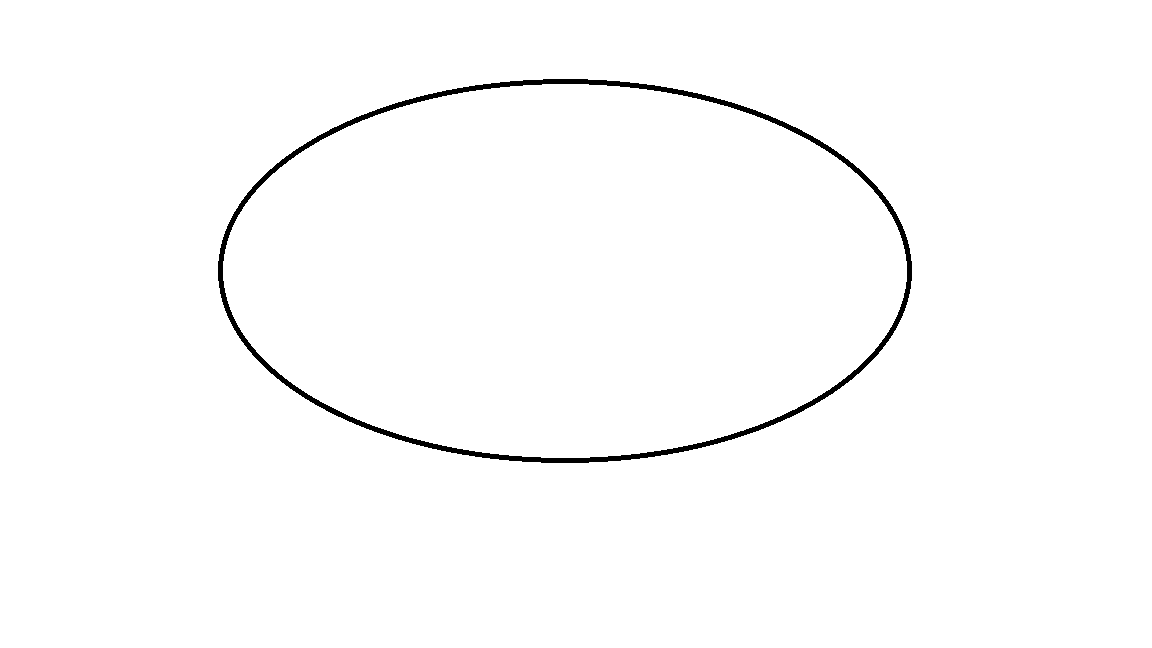
#> input picture Backend/ImageProcessing/trackImages/test.png, 1152 x 648 px; its folder holds only this picture in this run
$ python TrackProcessor.py -f ../../../Backend/ImageProcessing/trackImages/test.png
#> lines starting #> are read from the running program, lines starting #| are printed output that depends on the picture; after the words box and inside, x2 and y2 are one past the last pixel; in counts of white or black regions, pixels touching at a corner belong together
from pathlib import Path
import cv2 as cv
import numpy as np
import matplotlib.pyplot as plt
import json
import os
import argparse
import glob
import struct
from scipy import ndimage
from scipy.interpolate import interp1d, splprep, splev
from skimage.morphology import skeletonize

NUM_EDGE_POINTS = 4550  # Fixed number of points for each boundary


class TrackProcessor:
    def __init__(self):
        #initialize track values
        self.original_image = None
        self.processed_image = None
        self.track_mask = None
        self.track_boundaries = None
        self.centerline = None
        self.centerline_smoothed = None

    def resampleContour(self, contour, target_points=NUM_EDGE_POINTS):
        if len(contour) < 2:
            return contour.squeeze().tolist()

        contour = contour.squeeze()
        if contour.ndim != 2:
            contour = contour.reshape(-1, 2)

        x = contour[:, 0]
        y = contour[:, 1]
        dist = np.sqrt(np.diff(x)**2 + np.diff(y)**2)
        dist = np.concatenate([[0], np.cumsum(dist)])

        if dist[-1] == 0:
            return contour.tolist()

        interp_dist = np.linspace(0, dist[-1], target_points)
        interp_func_x = interp1d(dist, x, kind='linear')
        interp_func_y = interp1d(dist, y, kind='linear')
        x_interp = interp_func_x(interp_dist)
        y_interp = interp_func_y(interp_dist)

        return list(zip(map(float, x_interp), map(float, y_interp)))


    def loadImg(self, img_path):
        # Load and convert the image
        self.original_image = cv.imread(img_path)
        if self.original_image is None:
            raise ValueError(f"Could not load image from {img_path}")
        print(f"Image loaded successfully.")
        return self.original_image

    def processImg(self, img, show_debug=True):
        # Process the track for easier edge detection
        hsv = cv.cvtColor(img, cv.COLOR_BGR2HSV)

        # Find black track
        lower_black = np.array([0,0,0])
        upper_black = np.array([180,255,150])
        dark_mask = cv.inRange(hsv, lower_black, upper_black)

        # bilateral filter to reduce noise and preserve edges
        bi_lat_filter = cv.bilateralFilter(dark_mask, 10, 130, 75)

        # Matrix
        kernel = cv.getStructuringElement(cv.MORPH_ELLIPSE, (2,2))

        # Cleaning image using morphological operations which removes small noise and fills small holes
        opening = cv.morphologyEx(bi_lat_filter, cv.MORPH_OPEN, kernel, iterations=1)
        closing = cv.morphologyEx(opening, cv.MORPH_CLOSE, kernel, iterations=1)

        # Otsu's threshold selection to better define track
        _, thresh = cv.threshold(closing, 0, 255, cv.THRESH_BINARY + cv.THRESH_OTSU)

        if show_debug:
            #cv.imshow("dark_mask", dark_mask)
            #cv.imshow("Filtered", bi_lat_filter)
            #cv.imshow("cleaned", closing)
            cv.imshow("Otsu", thresh)

        self.processed_image = thresh
        self.track_mask = opening
        return {
            'processed_image': thresh,
            #'track_mask': dark_mask,
            #'greyscale': greyscale,
            #'filtered': bi_lat_filter,
            #'closing': closing,
            #'opening': opening
        }

    def detectBoundaries(self, img, show_debug=True):
        # Find track boundaries using color and edge detection
        cannyEdges = cv.Canny(img, 85, 170)

        contours, _ = cv.findContours(cannyEdges, cv.RETR_TREE, cv.CHAIN_APPROX_SIMPLE)

        if not contours or len(contours) < 3:
            print("Not enough contours found to detect boundaries")
            return None

        contours = sorted(contours, key=cv.contourArea, reverse=True)
        outer_boundary = contours[0]
        inner_boundary = contours[2]

        self.track_boundaries = {
            'outer': outer_boundary,
            'inner': inner_boundary
        }

        if show_debug:

            print("Number of contours found: " + str(len(contours)))
            print("Number of datapoints for outer boundary: ", str(len(outer_boundary)))
            print("Number of datapoints for inner boundary: ", str(len(inner_boundary)))

            contour_img = self.original_image.copy()
            cv.drawContours(contour_img, [outer_boundary], -1, (255,0,0), thickness=2)
            cv.drawContours(contour_img, [inner_boundary], -1, (0,0,255), thickness=2)
            #cv.drawContours(contour_img, outer_contours, -1, (0,255,0), thickness=1)
            #cv.drawContours(contour_img, outer_contours, -1, (0,255,255), thickness=1)
            cv.imshow("Contours", contour_img)

        return self.track_boundaries

    # [174 lines left out: functions extractCenterline, skeletonToPoints, orderPoints, smoothCenterline, visualizeCenterline, saveCenterlineToBin and 2 more, not called in this run]

    def saveProcessedImages(self, results, output_dir, base_filename):
        saved_files = []

        os.makedirs(output_dir, exist_ok=True)

        for name, image in results.items():
            if isinstance(image, np.ndarray) and image.ndim in [2, 3]:
                filename = f"{base_filename}_{name}.png"
                filepath = os.path.join(output_dir, filename)
                cv.imwrite(filepath, image)
                saved_files.append(filepath)
                print(f"Saved: {filepath}")

        if self.original_image is not None:
            original_path = os.path.join(output_dir, f"{base_filename}_original.png")
            cv.imwrite(original_path, self.original_image)
            saved_files.append(original_path)
            print(f"Saved: {original_path}")

        return saved_files

    # [80 lines left out: functions processImageForCSharp, process_track_for_csharp, not called in this run]

def processTrack(img_path, output_base_dir="processedTracks", show_debug=True, centerline_method='skeleton', extract_centerline=False):
    processor = TrackProcessor()
    base_filename = Path(img_path).stem
    output_dir = os.path.join(output_base_dir, base_filename)
    os.makedirs(output_dir, exist_ok=True)

    try:
        print(f"Loading Image: {img_path}")
        processor.loadImg(img_path)

        print(f"Processing Image: {base_filename}")
        results = processor.processImg(processor.original_image, show_debug)

        print("Generating boundaries...")
        boundaries = processor.detectBoundaries(results['processed_image'], show_debug)

        if boundaries:

            if extract_centerline:
                print(f"Extracting centerline using {centerline_method} method...")
                centerline_results = processor.extractCenterline(method=centerline_method, show_debug=show_debug)

                if centerline_results:
                    results.update(centerline_results)

                    centerline_bin_path = os.path.join(output_dir, f'{base_filename}_centerline.bin')
                    processor.saveCenterlineToBin(centerline_bin_path)
            else:
                print("Skipping centerline extraction")

            outer_resampled = processor.resampleContour(boundaries['outer'], NUM_EDGE_POINTS)
            inner_resampled = processor.resampleContour(boundaries['inner'], NUM_EDGE_POINTS)

            edge_data = {
                'outer_boundary': outer_resampled,
                'inner_boundary': inner_resampled
            }


            # Save binary edge coordinates
            edge_bin_path = os.path.join(output_dir, f'{base_filename}.bin')
            os.makedirs(output_dir, exist_ok=True)
            with open(edge_bin_path, 'wb') as f:
                for key in ['outer_boundary', 'inner_boundary']:
                    points = edge_data[key]
                    f.write(struct.pack('<I', len(points)))  # Write number of points
                    for x, y in points:
                        f.write(struct.pack('<ff', float(x), float(y)))  # Write each point as float32
            print(f"Edge coordinates saved to: {edge_bin_path}")

            # Draw edges visualization if debug is enabled
            if show_debug:
                centerline_img = None
                if extract_centerline and processor.centerline:
                    centerline_img = processor.visualizeCenterline()
                if centerline_img is not None:
                    results['centerline_visualization'] = centerline_img

                edge_viz_path = processor.drawEdgesFromBin(edge_bin_path)
                results['edge_visualization'] = cv.imread(edge_viz_path)

        saved_files = processor.saveProcessedImages(results, output_dir, base_filename)

        summary = {
            'original_image': img_path,
            'output_directory': output_dir,
            'processed_files': saved_files,
            'processing_successful': True,
            'centerline_extracted': extract_centerline and processor.centerline is not None,
            'centerline_points': len(processor.centerline) if processor.centerline else 0,

        }

        summary_path = os.path.join(output_dir, f"{base_filename}_summary.json")
        with open(summary_path, 'w') as f:
            json.dump(summary, f, indent=2)

        print(f"Processing complete. Files saved to: {output_dir}")

        if show_debug:
            cv.waitKey(0)
            cv.destroyAllWindows()

        return summary

    except Exception as e:
        print(f"Error processing track image {img_path}: {str(e)}")
        return None

# [22 lines left out: function processAllTracks, not called in this run]


def main():
    parser = argparse.ArgumentParser(description="Process racetrack images for ML algorithm")
    parser.add_argument('--input', '-i', default='trackImages', help='Input directory containing track images (Default: trackImages)')
    parser.add_argument('--output', '-o', default='processedTracks', help='Output base directory (Default: processedTracks)')
    parser.add_argument('--file', '-f', type=str, help='Process a single specific file instead of all files in the input directory')
    parser.add_argument('--debug', '-d', action='store_true', help='Show debug images during processing and generate edge visualization')
    parser.add_argument('--extract-centerline', '-e', action='store_true', help='Extract centerline data (disabled by default)')
    parser.add_argument('--centerline-method', '-c', choices=['skeleton', 'distance_transform', 'medial_axis'], default='skeleton', help='Method for centerline extraction (Default: skeleton)')

    args = parser.parse_args()

    os.makedirs(args.output, exist_ok=True)

    if args.file:
        if os.path.exists(args.file):
            result = processTrack(args.file, args.output, args.debug)
#> in loadImg, self.original_image is the input picture: shape (648, 1152, 3); 98.9% white; 1 black region, box (x1, y1, x2, y2) and area: (218, 79, 912, 463) 8572
#> in processImg, `bi_lat_filter = cv.bilateralFilter(dark_mask, 10, 130, 75)`:
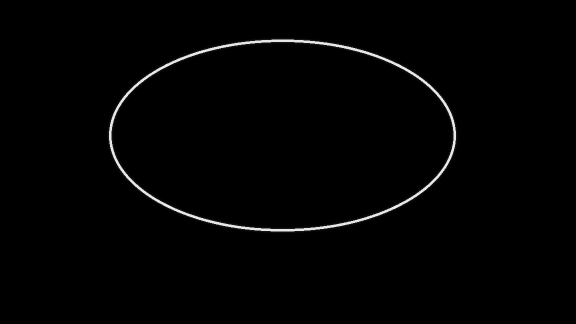
#> bi_lat_filter: shape (648, 1152) (shown at 1/2 size); min 0, max 237, mean 2.9
#> in processImg, `_, thresh = cv.threshold(closing, 0, 255, cv.THRESH_BINARY + cv.THRESH..`:
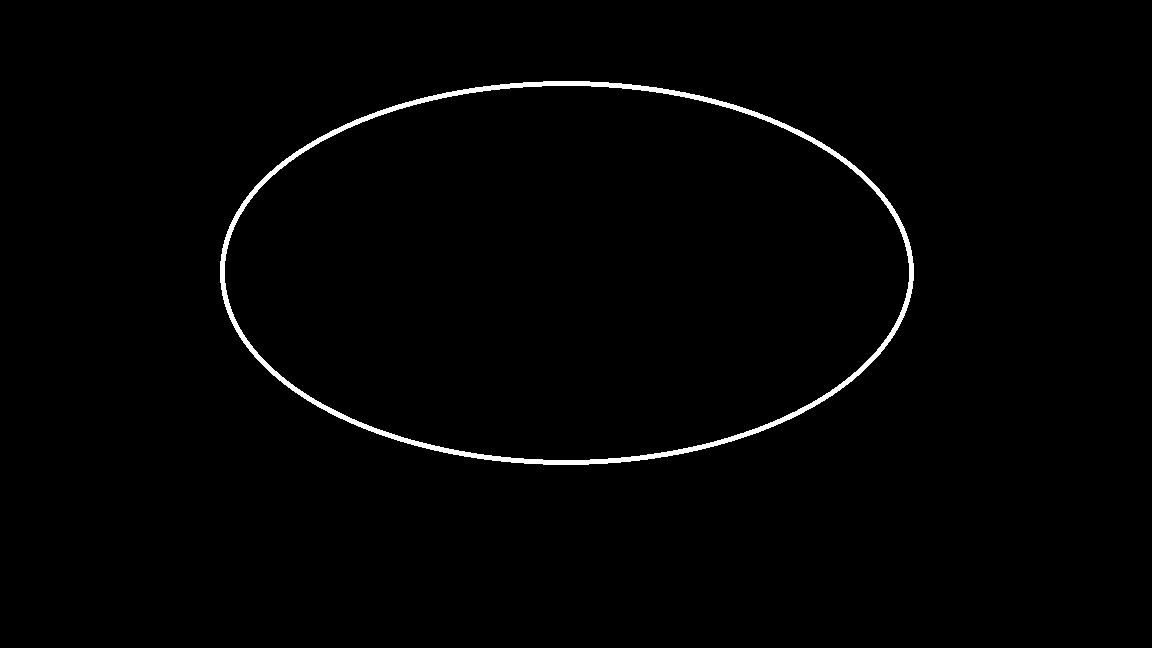
#> thresh: shape (648, 1152); 1.1% white; 1 white region, box (x1, y1, x2, y2) and area: (220, 81, 914, 465) 8572
#> in processTrack, `results = processor.processImg(processor.original_image, show_debug)`: results = 1 item
#> in detectBoundaries, `cannyEdges = cv.Canny(img, 85, 170)`:
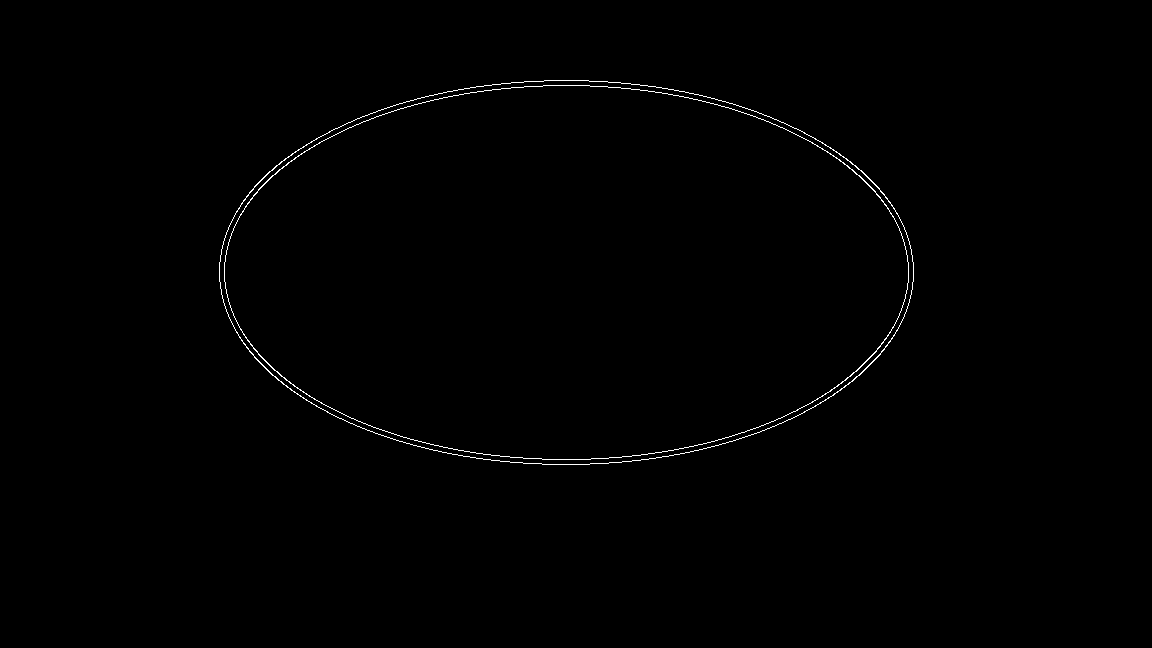
#> cannyEdges: shape (648, 1152); 0.47% white in thin lines or dots, all inside (x1, y1, x2, y2) = (219, 80, 914, 465)
#> in detectBoundaries, `contours, _ = cv.findContours(cannyEdges, cv.RETR_TREE, cv.CHAIN_APPRO..`: contours = 4 contours; box (x1, y1, x2, y2) and area: (219, 80, 914, 465) 209470, (219, 80, 914, 465) 209276, (224, 85, 909, 460) 200894, (224, 85, 909, 460) 200707
#> in detectBoundaries, `outer_boundary = contours[0]`: outer_boundary = contour of 760 points, box (x1, y1, x2, y2) (219, 80, 914, 465), area 209470
#> in detectBoundaries, `inner_boundary = contours[2]`: inner_boundary = contour of 750 points, box (x1, y1, x2, y2) (224, 85, 909, 460), area 200894
#> in detectBoundaries, `self.track_boundaries = { 'outer': outer_boundary, 'inner': inner_boun..`: self.track_boundaries = {'outer': contour of 760 points, box (x1, y1, x2, y2) (219, 80, 914, 465), area 209470, 'inner': contour of 750 points, box (x1, y1, x2, y2) (224, 85, 909, 460), area 200894}
#> in processTrack, `boundaries = processor.detectBoundaries(results['processed_image'], sh..`: boundaries has the same summary as self.track_boundaries in detectBoundaries
#> in resampleContour, `contour = contour.squeeze()`: contour = 760 pairs, first value 219 to 913, second value 80 to 464
#> in resampleContour, `x = contour[:, 0]`: x = 760 values, max 913 at index 569, min 219 at index 191, mean 563.9
#> in resampleContour, `y = contour[:, 1]`: y = 760 values, max 464 at index 381, min 80 at index 0, mean 271.3
#> in resampleContour, `dist = np.sqrt(np.diff(x)**2 + np.diff(y)**2)`: dist = 759 values, max 47 at index 381, min 1 at index 61, mean 2.34
#> in resampleContour, `dist = np.concatenate([[0], np.cumsum(dist)])`: dist = 760 values from 0 to 1779.3
#> in resampleContour, `x_interp = interp_func_x(interp_dist)`: x_interp = 4550 values, max 913 at index 3417, min 219 at index 1086, mean 565.7
#> in resampleContour, `y_interp = interp_func_y(interp_dist)`: y_interp = 4550 values, max 464 at index 2215, min 80 at index 0, mean 276.6
#> in processTrack, `outer_resampled = processor.resampleContour(boundaries['outer'], NUM_E..`: outer_resampled = 4550 pairs, first value 219 to 913, second value 80 to 464
#> in processTrack, `inner_resampled = processor.resampleContour(boundaries['inner'], NUM_E..`: inner_resampled = 4550 pairs, first value 224 to 908, second value 85 to 459
#> the loop in saveProcessedImages, `for name, image in results.items():` made 1 pass
#> (printed output is left out)
#> after the loop in saveProcessedImages, `for name, image in results.items():`: saved_files = 1 item
#| Saved: processedTracks/test/test_original.png
#> in processTrack, `saved_files = processor.saveProcessedImages(results, output_dir, base_..`: saved_files = 2 items
#> result = 6 items
            if result:
                print(f"\nSingle file processing complete")
                if args.extract_centerline and result['centerline_extracted']:
                    print(f"Centerline extracted with {result['centerline_points']} points")
                elif args.extract_centerline:
                    print("Centerline extraction failed")
                else:
                    print("Centerline extraction skipped")
            else:
                print(f"\nFailed to process {args.file}")
        else:
            print(f"File not found: {args.file}")
    else:
        results = processAllTracks(args.input, args.output, args.debug, args.centerline_method, args.extract_centerline)

        print(f"\n{'='*50}")
        print(f"PROCESSING SUMMARY")
        print(f"\n{'='*50}")
        print(f"Total files processed: {len(results)}")
        print(f"Output directory: {args.output}")
        print(f"Centerline extraction: {'Enabled' if args.extract_centerline else 'Disabled'}")
        if args.extract_centerline:
            print(f"Centerline method used: {args.centerline_method}")

        if results:
            print(f"\nProcessed tracks:")
            centerline_success = 0

            for result in results:
                trackName = Path(result['original_image']).stem
                status_info = []

                if args.extract_centerline and result['centerline_extracted']:
                    centerline_success += 1
                    status_info.append(f"{result['centerline_points']} centerline points")
                elif args.extract_centerline:
                    status_info.append("Centerline extraction failed")

                status_str = ", ".join(status_info) if status_info else "basic processing only"
                print(f" - {trackName}: {len(result['processed_files'])} files generated ({status_str})")

            if args.extract_centerline:
                print(f"\nCenterline extraction success rate: {centerline_success}/{len(results)} tracks")


if __name__ == "__main__":
    main()
